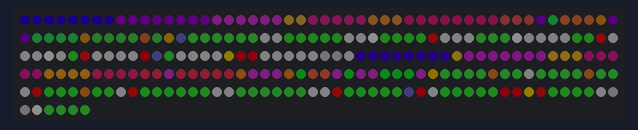
Bench run of a program on a simulated Raspberry Pi Pico running MicroPython. Parts: 256 RGB LEDs in strip order, left to right, continuing on the next row. Dim RGB values are drawn brighter than linear; random numbers come from a fixed seed.

Above: at 0.53 s.
At 4.55 s:
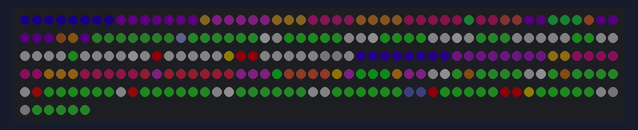
At 6.76 s:
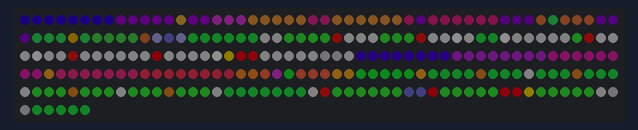
At 10.52 s:
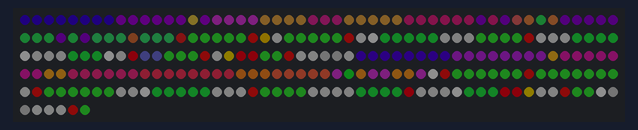
At 11.93 s:
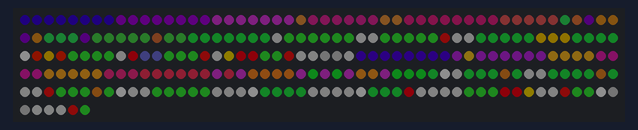
At 19.35 s:
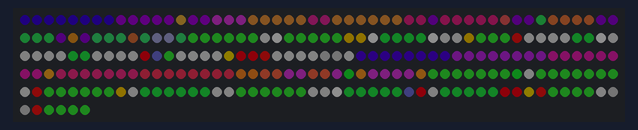

The program:

rennen_hinten.py
```python
# Demo: Autorennen von hinten (Pseudo-3D). Jede Bildzeile unter dem Horizont steht fuer eine
# Entfernung; die Strasse wird nach hinten schmaler, Kurven verschieben sie seitlich (die
# Kruemmung wird von vorne nach hinten aufsummiert). Sonnenuntergang, Palmen, langsamere Autos.
import time, math, random
import matrix as m

W, H = m.W, m.H
FRAME_MS = 40
HOR = 6            # Horizont-Zeile
SPEED = 0.55       # Strecke pro Bild
DSCALE = 5.0       # Entfernung je Tiefenstufe
PX = 6.0           # Pixel je Strassen-Einheit in der untersten Zeile (Strasse = 2 Einheiten breit)
STRIPE = 2.5       # Laenge eines Streifens

# Strecke: (Laenge, Kruemmung), negativ = links
TRACK = ((50, 0), (45, 0.0022), (25, 0), (40, -0.0035), (15, 0), (35, 0.0045), (30, -0.0015),
         (40, 0), (30, -0.004), (20, 0.002), (45, 0))
TRACK_LEN = sum(l for l, _ in TRACK)

def curv(d):
    # Kruemmung an Streckenposition d, an den Uebergaengen weich ueberblendet
    d %= TRACK_LEN
    acc = 0
    for i, (l, c) in enumerate(TRACK):
        if d < acc + l:
            into = d - acc
            if into < 8:
                prev = TRACK[i - 1][1]
                return prev + (c - prev) * into / 8
            return c
        acc += l
    return 0

ROWS = list(range(HOR + 1, H))
P = [(y - HOR) / (H - HOR) for y in ROWS]          # Perspektive 0 (Horizont) .. 1 (vorne)
DIST = [(1 / p - 1) * DSCALE for p in P]           # Entfernung je Zeile

def lerp(a, b, f):
    return (int(a[0] + (b[0] - a[0]) * f), int(a[1] + (b[1] - a[1]) * f), int(a[2] + (b[2] - a[2]) * f))

SKY = []
for y in range(HOR + 1):
    f = y / HOR
    SKY.append(lerp((40, 0, 110), (255, 50, 90), f / 0.7) if f < 0.7 else lerp((255, 50, 90), (255, 160, 30), (f - 0.7) / 0.3))
MOUNTAINS = [0, 1, 1, 2, 2, 1, 0, 0, 1, 2, 3, 2, 1, 1, 0, 1, 1, 0, 0, 1, 2, 2, 1, 0, 0, 0, 1, 2, 1, 0, 0, 1]

def hline(y, x0, x1, c):
    # Pixel x0..x1-1 der Zeile y in einer Farbe fuellen (Zeile liegt in zwei Matrizen)
    x0 = max(0, x0)
    x1 = min(W, x1)
    if x0 >= x1:
        return
    buf = m.buf
    while x0 < x1:
        e = min(x1, (x0 // 8 + 1) * 8)       # bis zum Ende dieser Matrix
        j = m.xy(x0, y) * 3
        buf[j:j + 3 * (e - x0)] = c * (e - x0)
        x0 = e

SKY_B = [bytes(c) for c in SKY]
# Sonne als vorberechnete Pixel relativ zur Mitte, mit Streifen in Zeile 4 und 6
SUN = [(dx, y, (255, 220 - y * 18, 40)) for y in range(1, HOR + 1) if y not in (4, 6)
       for dx in range(-5, 6) if dx * dx + (y + 0.5 - HOR) ** 2 < 4.6 ** 2]
GRASS = (bytes((25, 115, 30)), bytes((40, 150, 40)))
RUMBLE = (bytes((240, 240, 240)), bytes((240, 20, 20)))
ROAD_C = (bytes((80, 80, 90)), bytes((95, 95, 105)))
LANE = bytes((240, 240, 240))

CAR = (".RWWR.",
       "LRRRRL",
       "KK..KK")
CAR_COL = {"R": (230, 0, 20), "W": (40, 40, 70), "L": (255, 220, 0), "K": (20, 20, 20)}

pos = 0.0
player_x = 0.4      # rechte Spur
bg = 0.0
traffic = [[random.uniform(15, 60), random.choice((-0.5, 0.5)), random.choice(((30, 90, 255), (255, 200, 0), (240, 240, 240)))]
           for _ in range(2)]

while True:
    t = time.ticks_ms()
    c_now = curv(pos)
    pos = (pos + SPEED) % TRACK_LEN
    bg += c_now * SPEED * 120
    # Fliehkraft und automatisches Gegenlenken
    player_x += c_now * SPEED * 18
    player_x += (0.4 - player_x) * 0.06
    # Himmel, Sonne, Berge
    for y in range(HOR + 1):
        hline(y, 0, W, SKY_B[y])
    sx = int(8 - bg * 0.3)
    for dx, y, c in SUN:
        m.set(sx + dx, y, c)
    for x in range(W):
        h = MOUNTAINS[int(x + bg) % len(MOUNTAINS)]
        for k in range(h):
            m.set(x, HOR - k, (70, 10, 70))
    # Strasse, von vorne nach hinten: Kruemmung aufsummieren
    offs = [0.0] * len(ROWS)
    slope = 0.0
    off = 0.0
    prev = 0.0
    for i in range(len(ROWS) - 1, -1, -1):
        d = DIST[i]
        step = d - prev
        slope += curv(pos + d) * step
        off += slope * step
        prev = d
        offs[i] = off
    for i, y in enumerate(ROWS):
        p = P[i]
        d = DIST[i]
        stripe = int((pos + d) / STRIPE) & 1
        cx = 8 + (offs[i] - player_x) * p * PX
        hw = p * PX
        rumble = max(0.6, hw * 0.16)
        lane = max(0.35, hw * 0.05)
        # Pixel x gehoert zu einem Bereich, wenn |x + 0.5 - cx| < Breite
        def span(wd):
            return int(math.ceil(cx - wd - 0.5)), int(math.floor(cx + wd - 0.5 - 1e-6)) + 1
        hline(y, 0, W, GRASS[stripe])
        a, b = span(hw + rumble)
        hline(y, a, b, RUMBLE[stripe])
        a, b = span(hw)
        hline(y, a, b, ROAD_C[stripe])
        if stripe:
            a, b = span(lane)
            hline(y, a, b, LANE)

    # Palmen und Autos von hinten nach vorne
    objs = []
    base = int(pos / 12) * 12
    for k in range(1, 6):
        d = base + k * 12 - pos
        objs.append((d, "palme", 2.3 if k % 2 else -2.3, None))
    for tr in traffic:
        tr[0] -= SPEED * 0.45          # wir sind schneller
        if tr[0] < -1:
            tr[0] = random.uniform(40, 60)
            tr[1] = random.choice((-0.5, 0.5))
        objs.append((tr[0], "auto", tr[1], tr[2]))
    objs.sort(key=lambda o: -o[0])
    for d, kind, wx, col in objs:
        if d <= 0.3 or d > DIST[0]:
            continue
        p = 1 / (d / DSCALE + 1)
        yb = HOR + p * (H - HOR)
        best = min(len(ROWS) - 1, max(0, int(yb + 0.5) - HOR - 1))   # Zeile in dieser Entfernung
        cx = 8 + (offs[best] + wx - player_x) * p * PX
        if kind == "palme":
            hgt = max(1, int(1.5 * p * PX + 0.5))
            x = int(cx)
            for k in range(hgt):
                m.set(x, int(yb) - 1 - k, (120, 60, 20))
            top = int(yb) - hgt
            rw = int(0.5 * p * PX + 0.5)
            for dx in range(-rw, rw + 1):
                m.set(x + dx, top, (20, 170, 40))
            if rw:
                m.set(x, top - 1, (20, 170, 40))
        else:
            w = max(1, int(0.8 * p * PX))
            h = max(1, int(0.45 * p * PX))
            x0 = int(cx - w / 2 + 0.5)
            for yy in range(int(yb) - h, int(yb)):
                for xx in range(x0, x0 + w):
                    m.set(xx, yy, col)
            if w >= 3:
                m.set(x0, int(yb) - 1, (255, 30, 0)); m.set(x0 + w - 1, int(yb) - 1, (255, 30, 0))
    # eigenes Auto, wackelt in Kurven etwas
    lean = 1 if c_now > 0.002 else -1 if c_now < -0.002 else 0
    for ry, row in enumerate(CAR):
        for rx, ch in enumerate(row):
            if ch != ".":
                m.set(5 + rx + (lean if ry == 0 else 0), 13 + ry, CAR_COL[ch])
    m.show()
    time.sleep_ms(max(0, FRAME_MS - time.ticks_diff(time.ticks_ms(), t)))
```

matrix.py
```python
# Gemeinsame Bibliothek fuer alle Demos: 4x WS2812B 8x8 als 16x16-Flaeche an GP22
# Anordnung: 1 links oben, 2 links unten, 3 rechts oben, 4 rechts unten
# Farben werden immer in voller Aufloesung (0-255) angegeben, show() dimmt sie herunter.
import machine, neopixel, micropython, array

PIN = 22
W = H = 16
N = W * H
MAX = 16  # max. Helligkeit pro Kanal (0-255) -> ca. 500 mA gesamt, VSYS gemessen stabil bis MAX 22
# Helligkeitsausgleich je Matrix (1, 2, 3, 4) und Farbkanal (R, G, B).
# Matrix 1 hat andere LEDs: Rot/Gruen doppelt so hell, Blau ca. 1,45x (per Auge abgeglichen)
GAIN = ((0.5, 0.5, 0.69), (1, 1, 1), (1, 1, 1), (1, 1, 1))
# Strombremse: Summe aller Kanaele (0-255) darf das nicht ueberschreiten,
# sonst wird alles gleichmaessig gedimmt. 255 je LED = so viel wie der Regenbogen.
BUDGET = N * 255

_np = neopixel.NeoPixel(machine.Pin(PIN), N)
buf = bytearray(N * 3)  # R, G, B je LED, Index = LED-Nummer in der Kette

# Faktor je LED und Kanal in Festkomma (x1024), damit show() ohne Fliesskomma auskommt
_mul = array.array('H', [round(MAX * GAIN[i // 3 // 64][i % 3] * 1024 / 255) for i in range(N * 3)])

@micropython.viper
def _sum(src: ptr8, n: int) -> int:
    t = 0
    i = 0
    while i < n:
        t += src[i]
        i += 1
    return t

@micropython.viper
def _render(src: ptr8, dst: ptr8, mul: ptr16, n: int, k: int):
    # RGB (0-255) -> gedimmt, korrigiert, gerundet, in GRB-Reihenfolge fuer die WS2812B
    j = 0
    while j < n:
        dst[j + 1] = (src[j] * mul[j] * k + 524288) >> 20
        dst[j] = (src[j + 1] * mul[j + 1] * k + 524288) >> 20
        dst[j + 2] = (src[j + 2] * mul[j + 2] * k + 524288) >> 20
        j += 3

def xy(x, y):
    m = (x // 8) * 2 + (y // 8)
    return m * 64 + (y % 8) * 8 + (x % 8)

def set(x, y, c):
    if 0 <= x < W and 0 <= y < H:
        i = xy(x, y) * 3
        buf[i] = c[0]; buf[i + 1] = c[1]; buf[i + 2] = c[2]

def get(x, y):
    i = xy(x, y) * 3
    return (buf[i], buf[i + 1], buf[i + 2])

def fill(c):
    for i in range(0, N * 3, 3):
        buf[i] = c[0]; buf[i + 1] = c[1]; buf[i + 2] = c[2]

def clear():
    fill((0, 0, 0))

def show():
    tot = _sum(buf, N * 3)
    k = 1024 if tot <= BUDGET else 1024 * BUDGET // tot
    _render(buf, _np.buf, _mul, N * 3, k)
    _np.write()

def wheel(p):
    # Farbrad 0..767, jeweils nur 2 Kanaele aktiv
    p %= 768
    if p < 256:
        return (255 - p, p, 0)
    p -= 256
    if p < 256:
        return (0, 255 - p, p)
    p -= 256
    return (p, 0, 255 - p)
```
